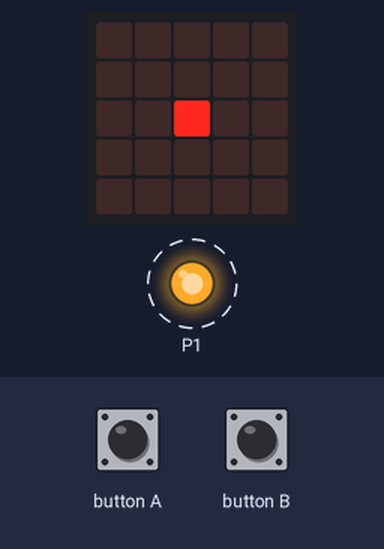
Recording of a program running on a simulated BBC micro:bit running MicroPython. Shown: the board's 5×5 LED display, output pins drawn as LEDs (lit = HIGH). Dashed ring = blinking.

Above: at 0.1 s.
At 1.1 s:
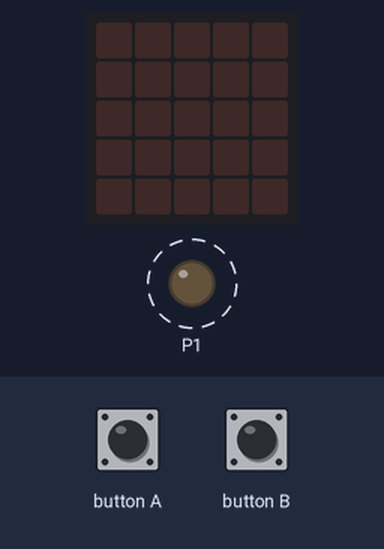
Timing chart, 0 to 130.0 s (numbered marks = the images above):
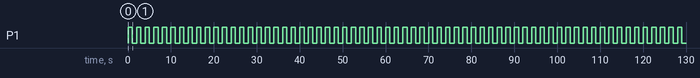

Measured:
- by itself, P1: alternates HIGH for 1.0 s and LOW for 1.0 s

The program:

demo07_led_control_function.py
```python
from microbit import *

def set_led(status, p_interval):
    pin1.write_digital(status)
    display.set_pixel(2, 2, status * 9)
    sleep(p_interval)

interval = 1000
while True:
    if button_a.is_pressed():
        interval -= 200
        if interval < 0:
            interval = 200
    elif button_b.is_pressed():
        interval += 200

    set_led(1, interval)
    set_led(0, interval)
```
